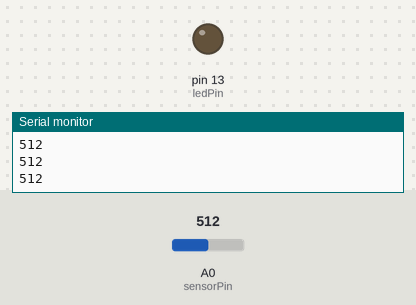
Simulated run of this sketch. Board: Arduino Uno, built with avr-gcc and run on an emulated ATmega328P. On the bench: output pins drawn as LEDs (lit = HIGH), the last lines printed to the serial monitor. Inputs (shaded band) come from the test bench; at power-on: A0 (sensorPin) = 512.

Above: at 1.2 s.
1.3 s: A0 (sensorPin) set to 36
2.8 s: A0 (sensorPin) set to 29
At 3.5 s:
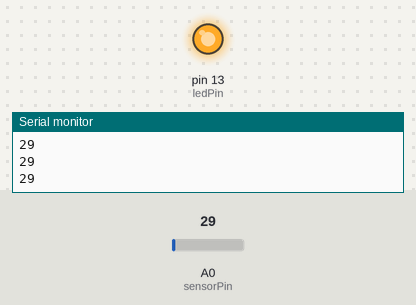
4.3 s: A0 (sensorPin) set to 122
At 4.6 s:
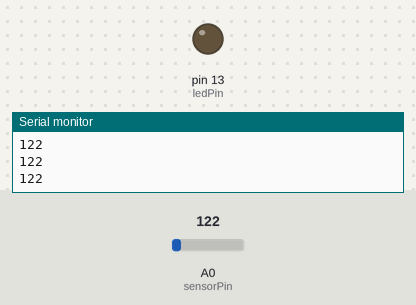
5.8 s: A0 (sensorPin) set to 24
At 7.0 s:
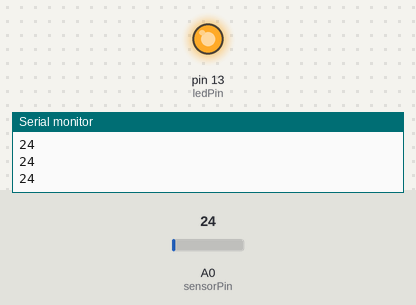
Timing chart, 0 to 8.3 s (numbered marks = the images above; inputs shaded):
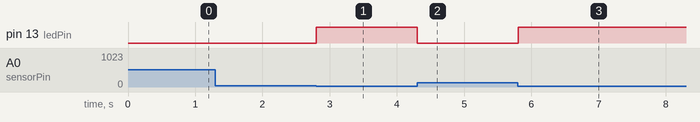

Measured:
- the behaviour switches between 34 and 33 on A0 (sensorPin) (found by bisection; images 0 and 1)
- after the input at 2.8 s, pin 13 (ledPin): LOW → HIGH at once
- after the input at 4.3 s, pin 13 (ledPin): HIGH → LOW at once
- after the input at 5.8 s, pin 13 (ledPin): LOW → HIGH at once

The sketch:

sketch_nov10b.ino
```cpp
int sensorPin = A0;
int ledPin = 13;
int sensorValue = 0;

void setup() {
pinMode(sensorPin, INPUT);
pinMode(ledPin, OUTPUT);

Serial.begin(9600);
}

void loop() {
sensorValue = analogRead(sensorPin);

if(sensorValue >= 34)
{
 digitalWrite(13, LOW);
}
else
{
digitalWrite(13, HIGH);
}
Serial.println(sensorValue);
}
```
